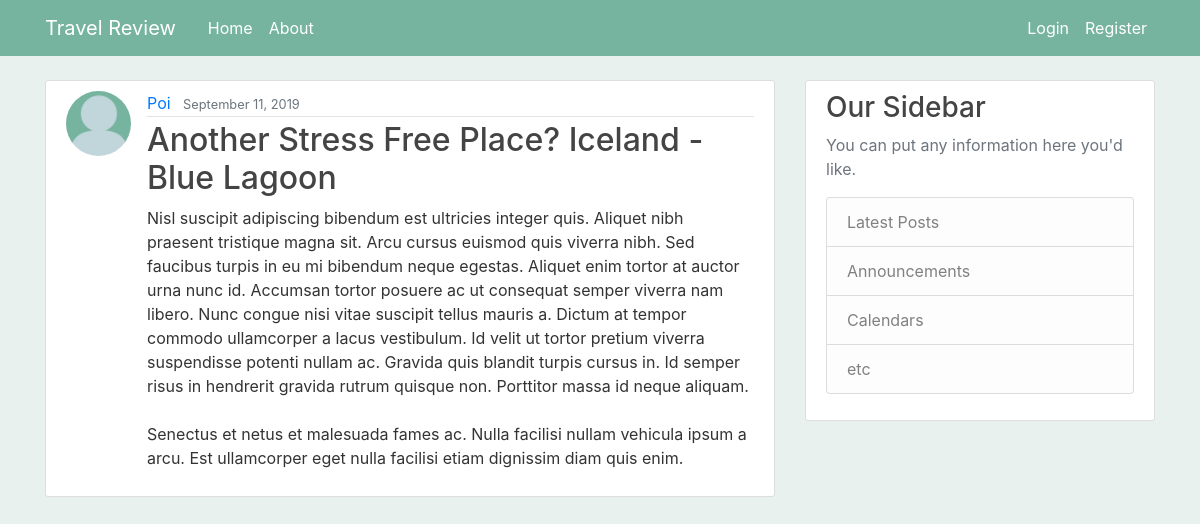
/post/45/, run on the app's committed database.
### blog/models.py (models this page shows, shortened)
class Post(models.Model):
    title = models.CharField(max_length=100)
    content = models.TextField()
    date_posted = models.DateTimeField(default=timezone.now)
    author = models.ForeignKey(User, on_delete=models.CASCADE)

### users/models.py (models this page shows, shortened)
class Profile(models.Model):
    user = models.OneToOneField(User, on_delete=models.CASCADE)
    image = models.ImageField(default='default.jpg', upload_to='profile_pics')

### blog/views.py (the view)
# urls.py: path('post/<int:pk>/', PostDetailView.as_view(), name='post-detail'),
class PostDetailView(DetailView):
    model = Post

### blog/templates/blog/post_detail.html (shortened to what this page needs)
{% extends "blog/base.html" %}
{% block content %}
  <article class="media content-section">
    <img class="rounded-circle article-img" src="{{ object.author.profile.image.url }}">
    <div class="media-body">
      <div class="article-metadata">
        <a class="mr-2" href="{% url 'user-posts' object.author.username %}">{{ object.author }}</a>
        <small class="text-muted">{{ object.date_posted|date:"F d, Y" }}</small>
      </div>
      <h2 class="article-title">{{ object.title }}</h2>
      <p class="article-content">{{ object.content }}</p>
    </div>
  </article>
{% endblock content %}

### blog/static/blog/main.css (style rules this page uses)
body { background: #E9F1EE; color: #333333; margin-top: 5rem; }
h1, h2, h3, h4, h5, h6 { color: #444444; }
.content-section { background: #ffffff; padding: 10px 20px; border: 1px solid #dddddd; border-radius: 3px; margin-bottom: 20px; }
.article-title { color: #444444; }
.article-content { white-space: pre-line; }
.article-img { height: 65px; width: 65px; margin-right: 16px; }
.article-metadata { padding-bottom: 1px; margin-bottom: 4px; border-bottom: 1px solid #e3e3e3 }

### data on the page
Post: author.profile.image (placeholder picture), author "Poi", date_posted "September 11, 2019", title "Another Stress Free Place? Iceland - Blue Lagoon", content "Nisl suscipit adipiscing bibendum est ultricies integer quis. Aliquet nibh praesent tristique magna sit. Arcu cursus euismod quis viverra nibh. Sed faucibus turpis in eu mi bibendum neque egestas. Aliquet enim tortor at auctor urna nunc id. Accumsan tortor posuere ac ut consequat semper viverra nam libero. Nunc congue nisi vitae suscipit tellus mauris a. Dictum at tempor commodo ullamcorper a lacus vestibulum. Id velit ut tortor pretium viverra suspendisse potenti nullam ac. Gravida quis blandit turpis cursus in. Id semper risus in hendrerit gravida rutrum quisque non. Porttitor massa id neque aliquam. Senectus et netus et malesuada fames ac. Nulla facilisi nullam vehicula ipsum a arcu. Est…"
